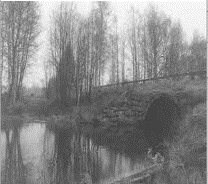
#> input picture histogram/Pic2.png, 208 x 184 px
$ python histogram.py
#> lines starting #> are read from the running program, lines starting #| are printed output that depends on the picture
import cv2 as cv
import numpy as np
import matplotlib.pyplot as plt

img = cv.imread('Pic2.png', cv.IMREAD_GRAYSCALE)
#> img is the input picture: shape (184, 208); min 59, max 255, mean 135.8

cv.imshow('img', img)

cv.waitKey(0)
cv.destroyAllWindows()

h = cv.calcHist([img], [0], None, [256], [0, 256])
#> h = 256 values, max 7036 at index 102, min 0 at index 0, mean 149.5

plt.plot(h)
plt.show()
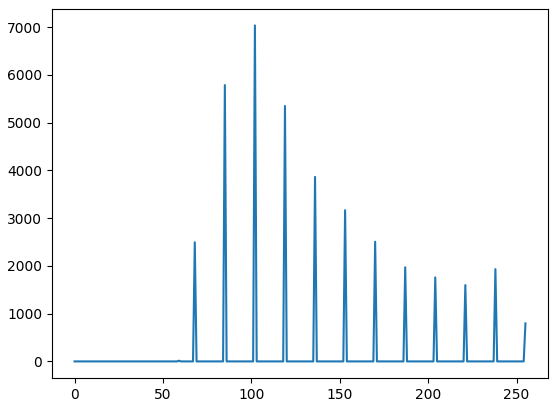
#> figure drawn by matplotlib, 1 panel; curve peaks at x = 102, y = 7036
